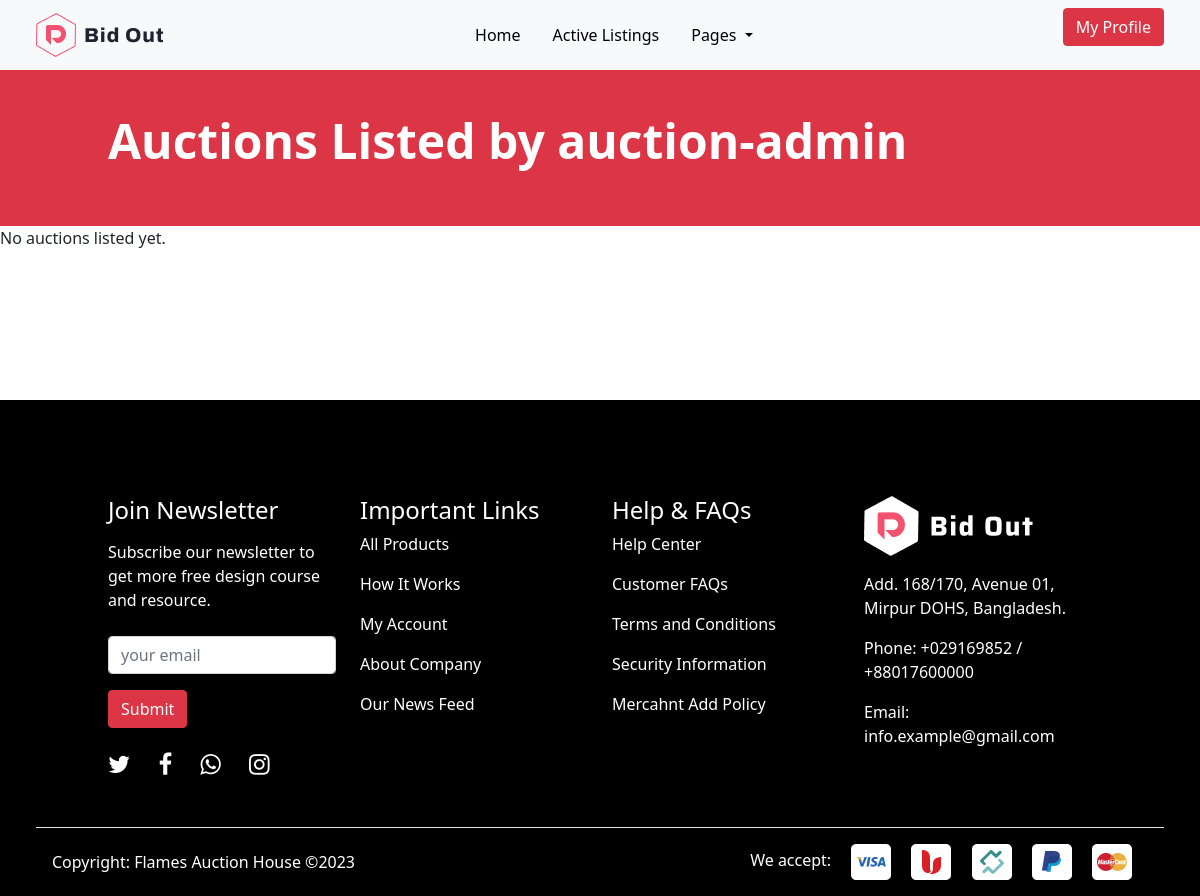
/user_auctions/auction-admin/, run on an earlier commit of the app's database.
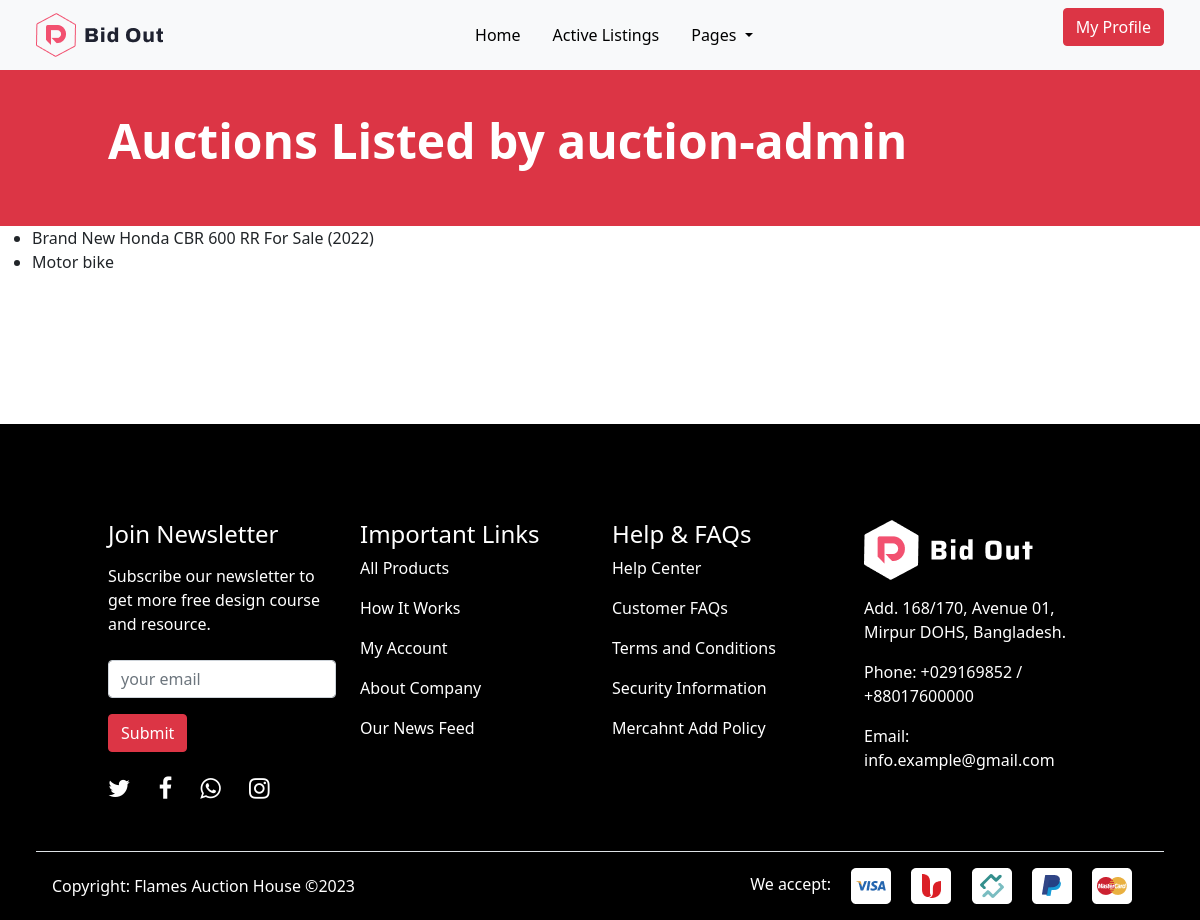
And on a later commit of the database.
### auctions/models.py (models this page shows, shortened)
class Auction(models.Model):
    title = models.CharField(max_length=255)
    description = models.TextField(null=True, blank=True)
    featured_image = models.ImageField(
        null=True, blank=True, default="default.jpg")
    start_date = models.DateTimeField(auto_now_add=True)
    place_bid = models.OneToOneField('Bid', blank=True, related_name='bids', on_delete=models.CASCADE, null=True)
    id = models.UUIDField(default=uuid.uuid4, unique=True,
                          primary_key=True, editable=False)
    end_date = models.DateTimeField(auto_now=True, null=True, blank=True)
    price = models.DecimalField(max_digits=10, decimal_places=2, default=0, null=True, blank=True)
    starting_bid = models.DecimalField(max_digits=10, decimal_places=2, null=True, blank=True)
    category = models.ForeignKey('Category', on_delete=models.SET_NULL, null=True)
    current_bid = models.DecimalField(max_digits=10, decimal_places=2, default=0, null=True, blank=True)
    is_active = models.BooleanField(default=True)
    seller = models.ForeignKey(User, on_delete=models.SET_NULL, null=True, default=None)
    winner = models.ForeignKey(User, on_delete=models.SET_NULL, blank=True, null=True, related_name='winner_auctions')
    is_closed = models.BooleanField(default=False)

### auctions/views.py (the view)
# urls.py: path('user_auctions/<str:username>/', views.user_auctions, name='user_auctions'),
def user_auctions(request, username):
    user = get_object_or_404(User, username=username)
    auctions = Auction.objects.filter(seller=user)
    context = {
        'user': user,
        'auctions': auctions
    }
    return render(request, 'auctions/user_auctions.html', context)

### auctions/templates/auctions/user_auctions.html
{% extends 'main.html' %}
{% block content %}
    <div class="container-fluid bg-danger py-5 text-white">
        <div class="row pt-5">
            <div class="col-12 col-lg-10">
                <h1 class="display-5 fw-bold ms-0 ps-0 ms-md-5 ps-md-5 pt-3">Auctions Listed by {{ user.username }}</h1>
            </div>
        </div>
    </div>
    <main>
    {% if auctions %}
        <ul>
            {% for auction in auctions %}
                <li><a href="{% url 'auction_detail' auction.id %}">{{ auction.title }}</a></li>
            {% endfor %}
        </ul>
    {% else %}
        <p>No auctions listed yet.</p>
    {% endif %}
{% endblock %}

What changed in the data, as far as the page shows it:
now on this page (row edited): Auction: title "Brand New Honda CBR 600 RR For Sale (2022)"
now on this page (row edited): Auction: title "Motor bike"
Also different on the page:
text no longer shown: "No auctions listed yet."
